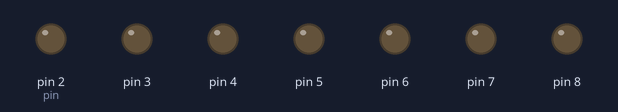
A program run on a simulated Arduino Uno, built with avr-gcc and run on an emulated ATmega328P. Shown: output pins drawn as LEDs (lit = HIGH).

Above: at 0.5 s.
At 1.5 s:
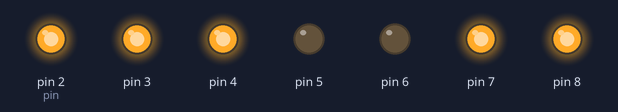
At 3.6 s:
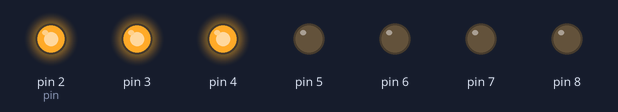
At 6.7 s:
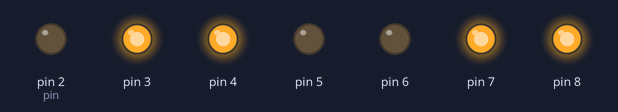
At 9.8 s:
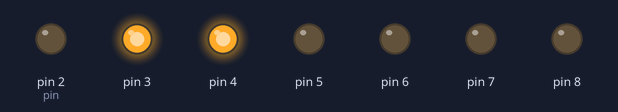
At 12.3 s:
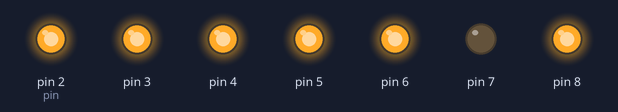
Timing chart, 0 to 17.4 s (numbered marks = the images above):
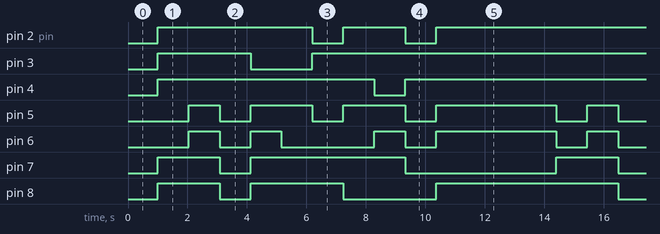

The program:

main.cpp
```cpp
#include <Arduino.h>
int codeArray[10][7] = {{1,1,1,1,1,0,1},        //0
                        {0,1,1,0,0,0,0},        //1
                        {1,1,0,1,1,1,0},        //2
                        {1,1,1,1,0,1,0},        //3
                        {0,1,1,0,0,1,1},        //4
                        {1,0,1,1,0,1,1},        //5
                        {1,0,1,1,1,1,1},        //6
                        {1,1,1,0,0,0,0},        //7
                        {1,1,1,1,1,1,1},        //8
                        {1,1,1,0,0,1,1}};       //9

void Num_Write (int number)
{
  int pin=2;
  for (int j=0; j<7; j++)
  {
     digitalWrite(pin,codeArray[number][j]);
     pin++;
  }
  delay(40);
}

void setup()
{
  for (int i=2;i<9;i++)
    pinMode(i,OUTPUT) ;
}

void loop()
{
  for (int counter=10;counter>0;--counter)
  {
    delay(1000);
    Num_Write(counter-1);
  }
  delay(3000);
}
```

Measured:
- by itself, pin 2 (pin): repeats every 13.4 s: LOW 1.0 s, HIGH 2.1 s, LOW 1.0 s, HIGH 9.2 s
- by itself, pin 3: repeats every 13.4 s: LOW 2.1 s, HIGH 11.3 s
- by itself, pin 4: repeats every 13.4 s: LOW 1.0 s, HIGH 12.4 s
- by itself, pin 5: repeats every 13.4 s: 2 × (LOW 1.0 s, HIGH 2.1 s), LOW 1.0 s, HIGH 4.0 s, LOW 1.0 s, HIGH 1.0 s
- by itself, pin 6: repeats every 13.4 s: LOW 1.0 s, HIGH 1.0 s, LOW 3.1 s, HIGH 1.0 s, LOW 1.0 s, HIGH 4.0 s, LOW 1.0 s, HIGH 1.0 s
- by itself, pin 7: repeats every 13.4 s: LOW 1.0 s, HIGH 5.2 s, LOW 5.1 s, HIGH 2.1 s
- by itself, pin 8: repeats every 13.4 s: LOW 1.0 s, HIGH 3.1 s, LOW 3.1 s, HIGH 6.1 s
